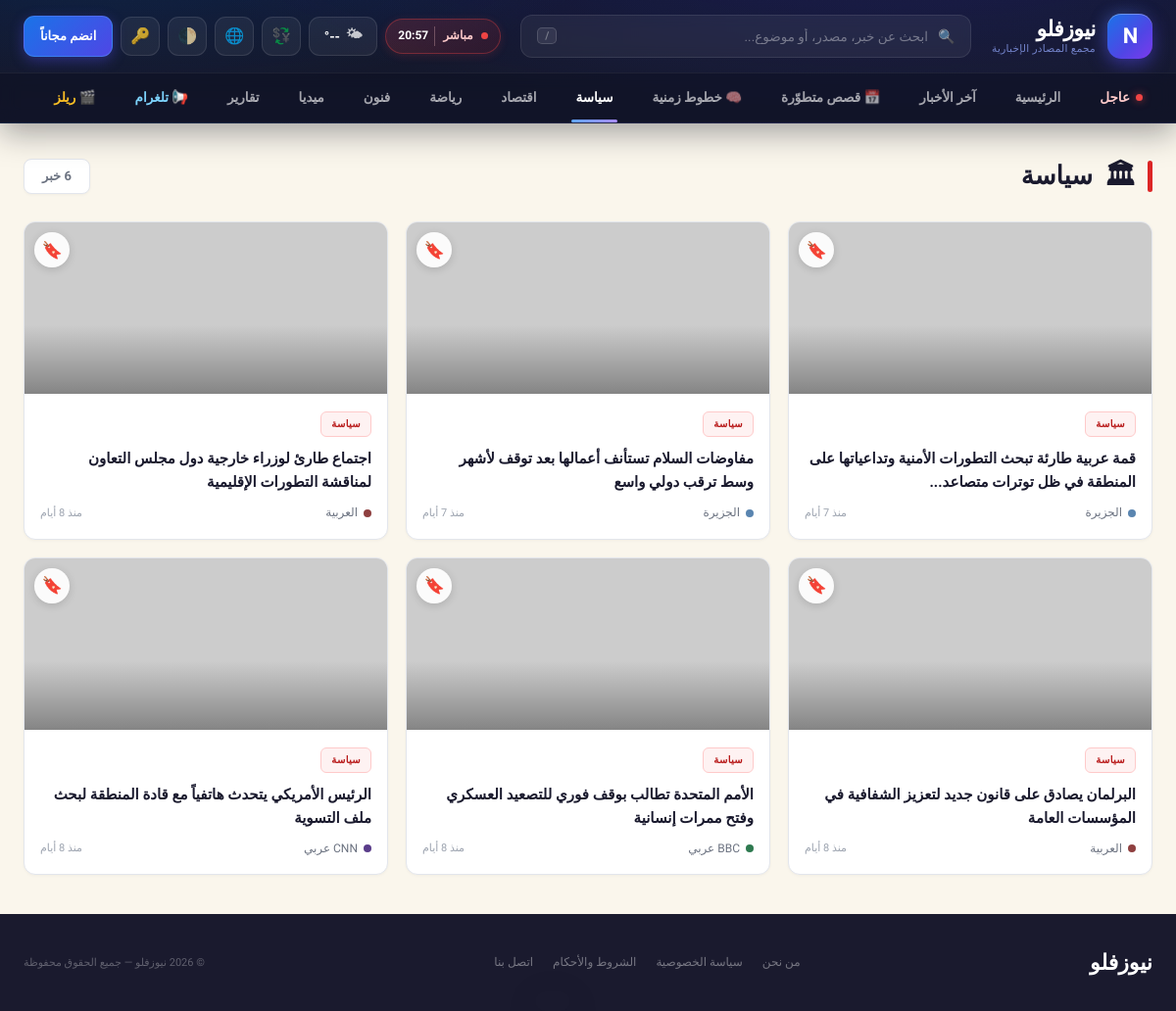
Page /category/political on the committed database.
### tables this page shows
CREATE TABLE IF NOT EXISTS `articles` (
  `id` int(11) NOT NULL AUTO_INCREMENT,
  `title` varchar(500) NOT NULL,
  `slug` varchar(500) NOT NULL,
  `excerpt` text DEFAULT NULL,
  `content` longtext DEFAULT NULL,
  `image_url` varchar(500) DEFAULT NULL,
  `source_url` varchar(1000) DEFAULT NULL,
  `category_id` int(11) DEFAULT NULL,
  `source_id` int(11) DEFAULT NULL,
  `is_featured` tinyint(1) DEFAULT 0,
  `is_breaking` tinyint(1) DEFAULT 0,
  `is_hero` tinyint(1) DEFAULT 0,
  `view_count` int(11) DEFAULT 0,
  `comments` int(11) DEFAULT 0,
  `status` enum('published','draft','archived') DEFAULT 'published',
  `published_at` timestamp DEFAULT CURRENT_TIMESTAMP,
  `created_at` timestamp DEFAULT CURRENT_TIMESTAMP,
  `updated_at` timestamp DEFAULT CURRENT_TIMESTAMP ON UPDATE CURRENT_TIMESTAMP,
  PRIMARY KEY (`id`),
  KEY `category_id` (`category_id`),
  KEY `source_id` (`source_id`),
  KEY `status` (`status`),
  KEY `is_breaking` (`is_breaking`),
  KEY `is_featured` (`is_featured`),
  KEY `published_at` (`published_at`),
  CONSTRAINT `fk_article_category` FOREIGN KEY (`category_id`) REFERENCES `categories` (`id`) ON DELETE SET NULL,
  CONSTRAINT `fk_article_source` FOREIGN KEY (`source_id`) REFERENCES `sources` (`id`) ON DELETE SET NULL
);

CREATE TABLE IF NOT EXISTS `categories` (
  `id` int(11) NOT NULL AUTO_INCREMENT,
  `name` varchar(100) NOT NULL,
  `slug` varchar(100) NOT NULL,
  `icon` varchar(10) DEFAULT NULL,
  `css_class` varchar(50) DEFAULT NULL,
  `sort_order` int(11) DEFAULT 0,
  `is_active` tinyint(1) DEFAULT 1,
  `created_at` timestamp DEFAULT CURRENT_TIMESTAMP,
  PRIMARY KEY (`id`),
  UNIQUE KEY `slug` (`slug`)
);

CREATE TABLE IF NOT EXISTS `sources` (
  `id` int(11) NOT NULL AUTO_INCREMENT,
  `name` varchar(200) NOT NULL,
  `slug` varchar(200) NOT NULL,
  `logo_letter` varchar(5) DEFAULT NULL,
  `logo_color` varchar(20) DEFAULT '#5a85b0',
  `logo_bg` varchar(20) DEFAULT '#e5eef8',
  `url` varchar(500) DEFAULT NULL,
  `rss_url` varchar(500) DEFAULT NULL,
  `is_active` tinyint(1) DEFAULT 1,
  `articles_today` int(11) DEFAULT 0,
  `created_at` timestamp DEFAULT CURRENT_TIMESTAMP,
  PRIMARY KEY (`id`),
  UNIQUE KEY `slug` (`slug`)
);

### includes/user_auth.php (called while the page is built, shortened)
<?php
require_once __DIR__ . '/functions.php';
function user_session_start(): void {
    if (session_status() === PHP_SESSION_NONE) {
        $isHttps = (!empty($_SERVER['HTTPS']) && $_SERVER['HTTPS'] !== 'off')
            || (($_SERVER['HTTP_X_FORWARDED_PROTO'] ?? '') === 'https');
    }
}
function current_user_id(): ?int {
    $id = $_SESSION[USER_SESSION_KEY] ?? null;
    return $id ? (int)$id : null;
}
function current_user(): ?array {
    static $cached = null;
    if ($cached !== null) return $cached ?: null;
    $id = current_user_id();
    if (!$id) { $cached = false; return null; }
}
function current_theme(): string {
    $u = current_user();
    $c = $_COOKIE['nf_theme'] ?? 'auto';
    return in_array($c, ['light', 'dark', 'auto'], true) ? $c : 'auto';
}

### includes/functions.php (called while the page is built, shortened)
<?php
require_once __DIR__ . '/cache.php';
function getSetting($key, $default = '') {
    static $settings = null;
    if ($settings === null) {
        $settings = cache_remember('settings_all', REFERENCE_CACHE_TTL, function() {
            try {
                $db = getDB();
                $rows = $db->query("SELECT setting_key, setting_value FROM settings")->fetchAll(PDO::FETCH_KEY_PAIR);
                return $rows ?: [];
            } catch (Throwable $e) {
                return [];
            }
        });
    }
    return array_key_exists($key, $settings) ? $settings[$key] : $default;
}
function timeAgo($datetime) {
    $now = new DateTime();
    $ago = new DateTime($datetime);
    $diff = $now->diff($ago);
    if ($diff->d >= 2) return 'منذ ' . $diff->d . ' أيام';
    return 'الآن';
}
function e($str) {
    return htmlspecialchars($str, ENT_QUOTES, 'UTF-8');
}
function articleUrl($article) {
    $id = (int)($article['id'] ?? 0);
    $slug = $article['slug'] ?? '';
    if ($slug) {
        $slug = preg_replace('/[^a-zA-Z0-9\x{0600}-\x{06FF}-]+/u', '-', $slug);
        $slug = trim($slug, '-');
        $slug = mb_substr($slug, 0, 80);
        return 'article/' . $id . '/' . rawurlencode($slug);
    }
    return 'article/' . $id;
}

### includes/cache.php (called while the page is built, shortened)
<?php
function cache_dir() {
    $dir = __DIR__ . '/../storage/cache';
    return $dir;
}
function cache_path($key) {
    return cache_dir() . '/' . md5($key) . '.cache';
}
function &_cache_memo() {
    static $memo = [];
    return $memo;
}
function _cache_memo_miss() {
    static $sentinel;
    if ($sentinel === null) $sentinel = new stdClass();
    return $sentinel;
}
function cache_get($key) {
    $memo =& _cache_memo();
    $file = cache_path($key);
    if (!is_file($file)) {
        $memo[$key] = _cache_memo_miss();
        return null;
    }
    $raw = @file_get_contents($file);
    $payload = @unserialize($raw);
    return $payload['val'];
}
function cache_set($key, $value, $ttl = 300) {
    $file = cache_path($key);
    $payload = [
        'exp' => $ttl > 0 ? (time() + $ttl) : 0,
        'val' => $value,
    ];
    $memo =& _cache_memo();
    $memo[$key] = $value;
}
function cache_remember($key, $ttl, callable $callback) {
    $hit = cache_get($key);
    $val = $callback();
    return $val;
}

### category.php (the view, shortened to what this page needs)
<?php
require_once __DIR__ . '/includes/functions.php';
require_once __DIR__ . '/includes/user_auth.php';
$pageTheme = current_theme();
$slug = isset($_GET['slug']) ? trim($_GET['slug']) : '';
$type = isset($_GET['type']) ? trim($_GET['type']) : '';
$page = max(1, intval($_GET['page'] ?? 1));
$perPage = 20;
$offset = ($page - 1) * $perPage;
$categoryMap = [
    'breaking'  => ['name' => 'عاجل',   'icon' => '🔴', 'css' => 'cat-breaking'],
    'political' => ['name' => 'سياسة',  'icon' => '🏛',  'css' => 'cat-political'],
    'economy'   => ['name' => 'اقتصاد', 'icon' => '💹', 'css' => 'cat-economic'],
    'sports'    => ['name' => 'رياضة',  'icon' => '⚽', 'css' => 'cat-sports'],
    'arts'      => ['name' => 'فنون',   'icon' => '🎨', 'css' => 'cat-arts'],
    'media'     => ['name' => 'ميديا',  'icon' => '🎥', 'css' => 'cat-media'],
    'reports'   => ['name' => 'تقارير', 'icon' => '📊', 'css' => 'cat-reports'],
];
$db = getDB();
$articles = [];
$totalCount = 0;
$pageTitle = '';
$pageIcon = '';
$pageCss = '';
if ($type === 'breaking') {
    $pageTitle = 'عاجل';
    $pageIcon = '🔴';
    $pageCss = 'cat-breaking';
    $countStmt = $db->query("SELECT COUNT(*) FROM articles WHERE is_breaking = 1 AND status = 'published'");
    $totalCount = (int) $countStmt->fetchColumn();
    $stmt = $db->prepare("SELECT a.*, c.name as cat_name, c.slug as cat_slug, c.css_class,
                           s.name as source_name, s.logo_color
                           FROM articles a
                           LEFT JOIN categories c ON a.category_id = c.id
                           LEFT JOIN sources s ON a.source_id = s.id
                           WHERE a.is_breaking = 1 AND a.status = 'published'
                           ORDER BY a.published_at DESC LIMIT ? OFFSET ?");
    $stmt->execute([$perPage, $offset]);
    $articles = $stmt->fetchAll();
} elseif ($slug !== '') {
    if (isset($categoryMap[$slug])) {
        $pageTitle = $categoryMap[$slug]['name'];
        $pageIcon = $categoryMap[$slug]['icon'];
        $pageCss = $categoryMap[$slug]['css'];
    } else {
        $pageTitle = $slug;
        $pageIcon = '📁';
        $pageCss = '';
    }
    $countStmt = $db->prepare("SELECT COUNT(*) FROM articles a
                                LEFT JOIN categories c ON a.category_id = c.id
                                WHERE c.slug = ? AND a.status = 'published'");
    $countStmt->execute([$slug]);
    $totalCount = (int) $countStmt->fetchColumn();
    $stmt = $db->prepare("SELECT a.*, c.name as cat_name, c.slug as cat_slug, c.css_class,
                           s.name as source_name, s.logo_color
                           FROM articles a
                           LEFT JOIN categories c ON a.category_id = c.id
                           LEFT JOIN sources s ON a.source_id = s.id
                           WHERE c.slug = ? AND a.status = 'published'
                           ORDER BY a.published_at DESC LIMIT ? OFFSET ?");
    $stmt->execute([$slug, $perPage, $offset]);
    $articles = $stmt->fetchAll();
} else {
    header('Location: index.php');
    exit;
}
?><!DOCTYPE html>
<html lang="ar" dir="rtl" data-theme="<?php echo e($pageTheme); ?>">
<head>
<title><?php echo e($pageIcon . ' ' . $pageTitle); ?> — <?php echo e(getSetting('site_name', SITE_NAME)); ?></title>
<link rel="stylesheet" href="assets/css/site-header.min.css?v=m1">
<link rel="stylesheet" href="assets/css/user.min.css?v=m1">
</head>
<body>
<?php
include __DIR__ . '/includes/components/site_header.php';
?>
<div class="container">
  <div class="page-header">
    <div class="page-header-inner">
      <div class="page-title">
        <div class="line"<?php if ($type === 'breaking' || $slug === 'political') echo ' style="background:var(--red)"'; elseif ($slug === 'economy') echo ' style="background:var(--accent3)"'; elseif ($slug === 'sports') echo ' style="background:var(--accent)"'; elseif ($slug === 'arts') echo ' style="background:#5a3d8a"'; elseif ($slug === 'reports') echo ' style="background:var(--gold)"'; elseif ($slug === 'media') echo ' style="background:#7a3d7a"'; ?>></div>
        <span class="icon"><?php echo $pageIcon; ?></span>
        <?php echo e($pageTitle); ?>
      </div>
      <div class="page-count"><?php echo number_format($totalCount); ?> خبر</div>
    </div>
  </div>
  <?php if (empty($articles)): ?>
    <div class="empty-state">
      <div class="icon">📭</div>
      <h3>لا توجد أخبار حالياً</h3>
      <p>لم يتم العثور على أخبار في هذا التصنيف بعد.</p>
    </div>
  <?php else: ?>
    <div class="news-grid">
      <?php foreach ($articles as $article): ?>
        <?php $__sid = (int)($article['id'] ?? 0); $__ss = !empty($GLOBALS['__nf_saved_ids']) && isset($GLOBALS['__nf_saved_ids'][$__sid]); ?>
        <a class="news-card" href="<?php echo articleUrl($article); ?>">
          <button type="button" class="nf-bookmark-btn <?php echo $__ss ? 'saved' : ''; ?>" title="<?php echo $__ss ? 'إزالة من المحفوظات' : 'حفظ'; ?>" data-save-id="<?php echo $__sid; ?>" onclick="event.preventDefault(); event.stopPropagation(); NF.toggleSave(this)">🔖</button>
          <div class="card-img">
            <img src="<?php echo e($article['image_url'] ?? placeholderImage(400,300)); ?>" alt="<?php echo e($article['title']); ?>" loading="lazy" decoding="async">
          </div>
          <div class="card-body">
            <span class="card-cat <?php echo e($article['css_class'] ?? $pageCss); ?>"><?php echo e($article['cat_name'] ?? $pageTitle); ?></span>
            <div class="card-title"><?php echo e(mb_strlen($article['title']) > 80 ? mb_substr($article['title'], 0, 80) . '...' : $article['title']); ?></div>
            <div class="card-meta">
              <div class="card-source">
                <span class="source-dot" style="background:<?php echo e($article['logo_color'] ?? '#6b9fd4'); ?>"></span>
                <?php echo e($article['source_name'] ?? ''); ?>
              </div>
              <span class="card-time"><?php echo timeAgo($article['published_at']); ?></span>
            </div>
          </div>
        </a>
      <?php endforeach; ?>
    </div>
  <?php endif; ?>
</div>
<footer>
  <div class="footer-logo"><?php echo e(getSetting('site_name', SITE_NAME)); ?></div>
  <div class="footer-links">
    <a href="#">من نحن</a>
    <a href="#">سياسة الخصوصية</a>
    <a href="#">الشروط والأحكام</a>
    <a href="#">اتصل بنا</a>
  </div>
  <div class="footer-copy">&copy; <?php echo date('Y'); ?> <?php echo e(getSetting('site_name', SITE_NAME)); ?> &mdash; جميع الحقوق محفوظة</div>
</footer>
</body>
</html>

### category.php (style rules this page uses)
:root { --bg: #faf6ec; --bg2: #fdfaf2; --bg3: #e4e6eb; --card: #ffffff; --border: #e0e3e8; --accent: #1a73e8; --accent2: #0d9488; --accent3: #16a34a; --red: #dc2626; --text: #1a1a2e; --muted: #6b7280; --muted2: #9ca3af; --gold: #d97706; --header-bg: #1a1a2e; }
* { margin:0; padding:0; box-sizing:border-box; }
body { font-family:'Tajawal','Segoe UI',Tahoma,Arial,sans-serif; background:var(--bg); color:var(--text); overflow-x:hidden; line-height:1.6; }
a { text-decoration:none; color:inherit; }
.container { max-width:1400px; margin:0 auto; padding:0 24px; }
.page-header { padding:32px 0 24px; }
.page-header-inner { display:flex; align-items:center; justify-content:space-between; flex-wrap:wrap; gap:14px; }
.page-title { display:flex; align-items:center; gap:12px; font-size:26px; font-weight:900; }
.page-title .line { width:5px; height:32px; border-radius:3px; background:var(--accent); }
.page-title .icon { font-size:28px; }
.page-count { font-size:13px; color:var(--muted); font-weight:600; background:var(--card); border:1px solid var(--border); padding:7px 18px; border-radius:8px; box-shadow:0 1px 3px rgba(0,0,0,.04); }
.news-grid { display:grid; grid-template-columns:repeat(3,1fr); gap:18px; margin-bottom:32px; }
.news-card { background:var(--card); border:1px solid var(--border); border-radius:12px; overflow:hidden; cursor:pointer; transition:all .3s ease; text-decoration:none; color:inherit; display:block; box-shadow:0 1px 3px rgba(0,0,0,.04); }
.card-img { height:175px; overflow:hidden; position:relative; background:var(--bg3); }
.card-img::after { content:''; position:absolute; inset:0; background:linear-gradient(to bottom,transparent 60%,rgba(0,0,0,.35)); }
.card-img img { width:100%; height:100%; object-fit:cover; transition:transform .5s ease; }
.card-body { padding:16px; }
.card-cat { font-size:10px; font-weight:700; padding:4px 10px; border-radius:6px; display:inline-block; margin-bottom:10px; letter-spacing:.3px; }
.cat-political { background:#fef2f2; color:#b91c1c; border:1px solid #fecaca; }
.card-title { font-size:15px; font-weight:700; line-height:1.6; margin-bottom:10px; color:var(--text); }
.card-meta { display:flex; align-items:center; justify-content:space-between; }
.card-source { display:flex; align-items:center; gap:6px; font-size:12px; color:var(--muted); font-weight:500; }
.source-dot { width:8px; height:8px; border-radius:50%; }
.card-time { font-size:11px; color:var(--muted2); font-weight:500; }
footer { background:var(--header-bg); padding:32px 24px; margin-top:40px; display:flex; align-items:center; justify-content:space-between; flex-wrap:wrap; gap:16px; color:rgba(255,255,255,.5); }
.footer-logo { font-size:22px; font-weight:900; color:#fff; }
.footer-links { display:flex; gap:20px; }
.footer-links a { font-size:12px; color:rgba(255,255,255,.4); text-decoration:none; transition:color .2s; }
.footer-copy { font-size:11px; color:rgba(255,255,255,.3); }

### rows in the picture
articles: category.name "سياسة", title "قمة عربية طارئة تبحث التطورات الأمنية وتداعياتها على المنطقة في ظل توترات متصاعد...", source.name "الجزيرة", published_at "منذ 7 أيام"
articles: category.name "سياسة", title "مفاوضات السلام تستأنف أعمالها بعد توقف لأشهر وسط ترقب دولي واسع", source.name "الجزيرة", timeAgo($article['published_at']) "منذ 7 أيام"
articles: category.name "سياسة", title "اجتماع طارئ لوزراء خارجية دول مجلس التعاون لمناقشة التطورات الإقليمية", source.name "العربية", published_at "منذ 8 أيام"
articles: category.name "سياسة", title "البرلمان يصادق على قانون جديد لتعزيز الشفافية في المؤسسات العامة", source.name "العربية", published_at "منذ 8 أيام"
articles: category.name "سياسة", title "الأمم المتحدة تطالب بوقف فوري للتصعيد العسكري وفتح ممرات إنسانية", source.name "BBC عربي", published_at "منذ 8 أيام"
articles: category.name "سياسة", title "الرئيس الأمريكي يتحدث هاتفياً مع قادة المنطقة لبحث ملف التسوية", source.name "CNN عربي", published_at "منذ 8 أيام"

### other values in the picture
getSetting('site_name', SITE_NAME) "نيوزفلو"
getSetting('site_tagline', SITE_TAGLINE) "مجمع المصادر الإخبارية"
$pageIcon "🏛"
$pageTitle "سياسة"
